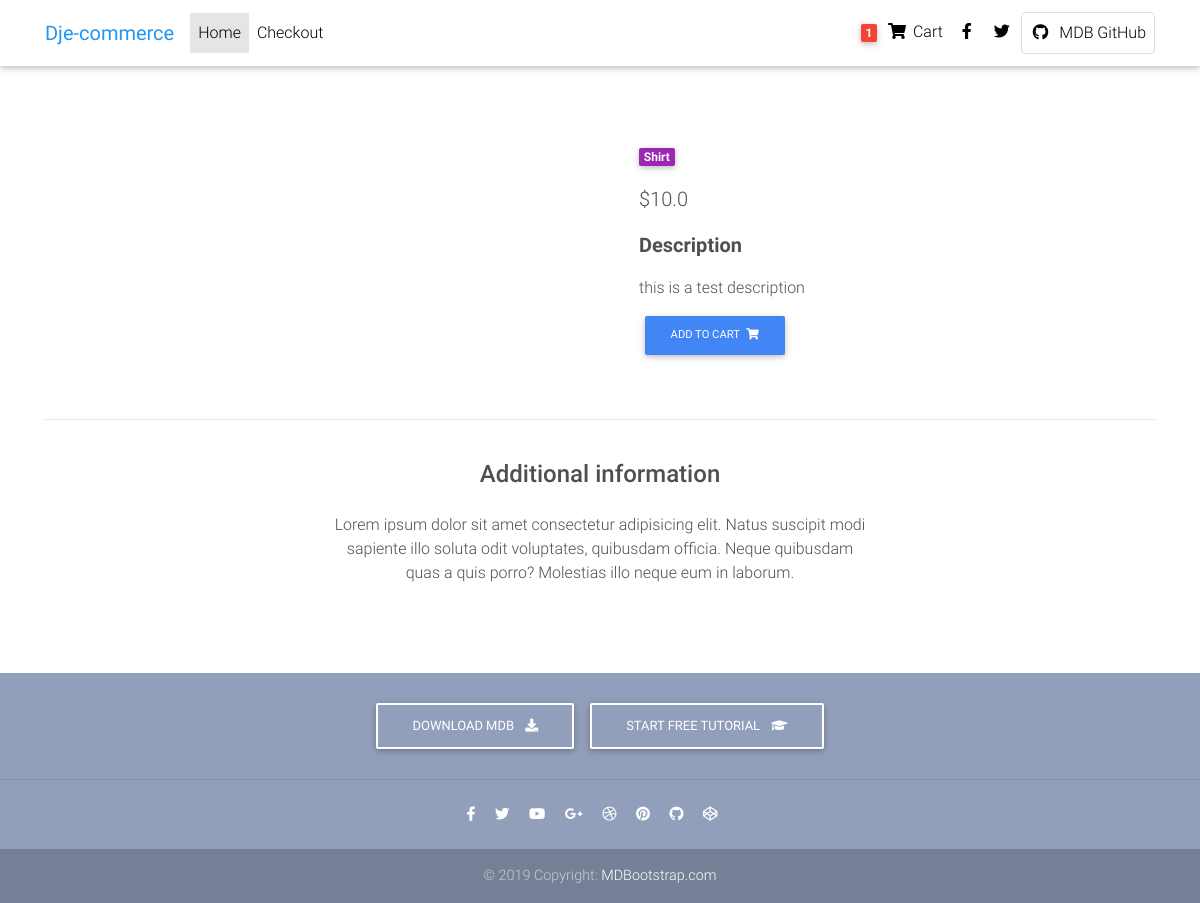
The app's page /product/test-product-1/ with its own data.
### core/models.py (models this page shows, shortened)
class Item(models.Model):
    title = models.CharField(max_length=100)
    price = models.FloatField()
    discount_price = models.FloatField(blank=True,null=True)
    category = models.CharField(choices=Category_choices,max_length=2)
    label = models.CharField(choices=Label_choices,max_length=1)
    description = models.TextField()
    slug = models.SlugField()
    def get_add_to_cart_url(self):
        return reverse("core:add-to-cart",kwargs={ 'slug': self.slug })

### core/views.py (the view)
# urls.py: path('product/<slug>/',ItemDetailView.as_view(),name='product-page'),
class ItemDetailView(DetailView):
    model = Item
    template_name = "product-page.html"

### templates/product-page.html (shortened to what this page needs)
{% extends "base.html" %}
{% load static %}
{% block content %}
  <main class="mt-5 pt-4">
    <div class="container dark-grey-text mt-5">
      <div class="row wow fadeIn">
        <div class="col-md-6 mb-4">
        </div>
        <div class="col-md-6 mb-4">
          <div class="p-4">
            <div class="mb-3">
              <a href="">
                <span class="badge purple mr-1">{{ object.get_category_display }}</span>
              </a>
            </div>
            <p class="lead">
            {% if object.discount_price %}
              <span class="mr-1">
                <del>${{ object.price}}</del>
              </span>
              <span>${{ object.discount_price }}</span>
              {% else %}
              <span>${{ object.price }}</span>
              {% endif %}
            </p>
            <p class="lead font-weight-bold">Description</p>
            <p>{{ object.description }}</p>
          <a href="{{ object.get_add_to_cart_url }}" class="btn btn-primary btn-md my-0 p">Add to cart
                <i class="fas fa-shopping-cart ml-1"></i>
              </a>
          </div>
        </div>
      </div>
      <hr>
      <div class="row d-flex justify-content-center wow fadeIn">
        <div class="col-md-6 text-center">
          <h4 class="my-4 h4">Additional information</h4>
          <p>Lorem ipsum dolor sit amet consectetur adipisicing elit. Natus suscipit modi sapiente illo soluta odit
            voluptates,
            quibusdam officia. Neque quibusdam quas a quis porro? Molestias illo neque eum in laborum.</p>
        </div>
      </div>
      <div class="row wow fadeIn">
        <div class="col-lg-4 col-md-12 mb-4">
        </div>
        <div class="col-lg-4 col-md-6 mb-4">
        </div>
        <div class="col-lg-4 col-md-6 mb-4">
        </div>
      </div>
    </div>
  </main>
  {% endblock content %}

### templates/base.html (style rules this page uses)
html, body, header, .carousel { height: 60vh; }

### records on screen
Item: category "Shirt", price "10.0", description "this is a test description"
